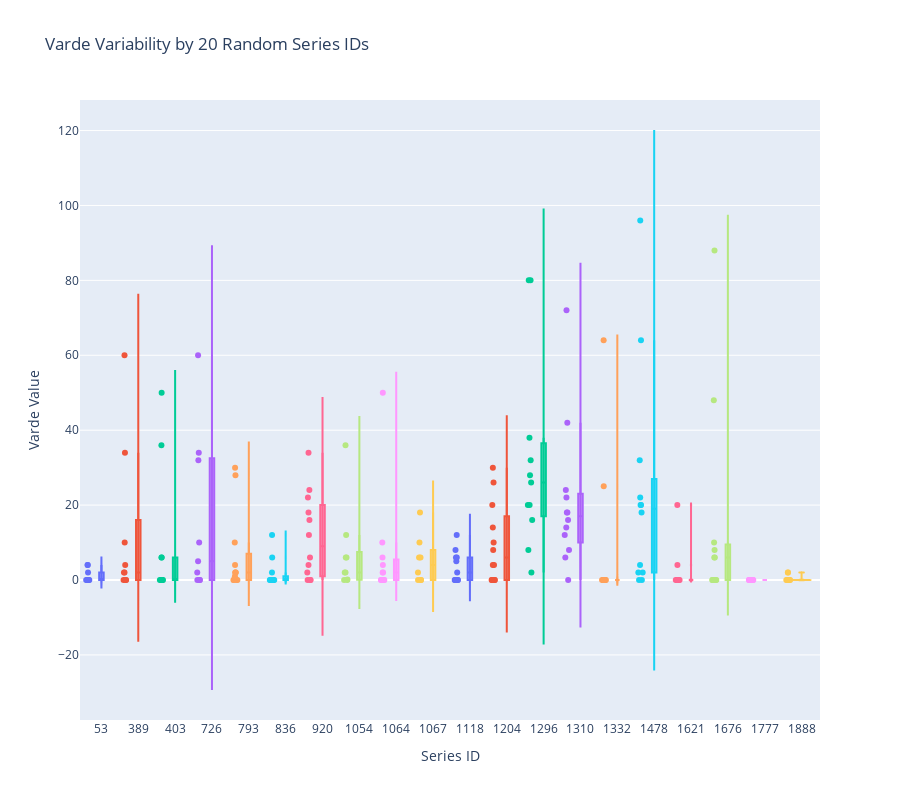

Notebook code cell kept with this figure:
### Code cell
import pandas as pd
import plotly.express as px
import numpy as np

# Load your dataset
# df = pd.read_csv("your_data.csv")  # Uncomment if loading from a file

# Ensure Series_id is treated as a string
df['Series_id'] = df['Series_id'].astype(str)

# Select 20 random unique Series IDs
random_series_ids = np.random.choice(df['Series_id'].unique(), size=20, replace=False)

# Filter the dataframe to only include selected Series IDs
df_subset = df[df['Series_id'].isin(random_series_ids)]

# Create violin plot
fig = px.violin(
    df_subset, 
    x="Series_id",  # Each Series ID is a separate category
    y="varde",       # varde determines vertical spread
    box=True,        # Show box plot inside violin for more detail
    points="all",    # Show all individual data points
    title="Varde Variability by 20 Random Series IDs",
    labels={"varde": "Varde Value", "Series_id": "Series ID"},
    color="Series_id",  # Different colors for each Series ID,
)

# Improve layout
fig.update_layout(
    height=800,
    xaxis=dict(type="category", tickmode="linear"),  # Ensure discrete x-axis
    showlegend=False
)

fig.show()

### Figure 1 — Plotly figure (JSON) as saved in the notebook; plotly's stock layout.template omitted (floating-point values rounded to 4 significant figures)
{"data": [{"alignmentgroup": "True", "box": {"visible": true}, "hovertemplate": "Series ID=%{x}<br>Varde Value=%{y}<extra></extra>", "legendgroup": "53", "marker": {"color": "#636efa"}, "name": "53", "offsetgroup": "53", "orientation": "v", "points": "all", "scalegroup": "True", "showlegend": true, "type": "violin", "x": ["53", "53", "53", "53", "53", "53", "53", "53", "53", "53"], "x0": " ", "xaxis": "x", "y": [4, 4, 2, 0, 0, 0, 0, 0, 0, 0], "y0": " ", "yaxis": "y"}, {"alignmentgroup": "True", "box": {"visible": true}, "hovertemplate": "Series ID=%{x}<br>Varde Value=%{y}<extra></extra>", "legendgroup": "389", "marker": {"color": "#EF553B"}, "name": "389", "offsetgroup": "389", "orientation": "v", "points": "all", "scalegroup": "True", "showlegend": true, "type": "violin", "x": ["389", "389", "389", "389", "389", "389", "389", "389", "389"], "x0": " ", "xaxis": "x", "y": [10, 2, 2, 0, 0, 0, 4, 60, 34], "y0": " ", "yaxis": "y"}, {"alignmentgroup": "True", "box": {"visible": true}, "hovertemplate": "Series ID=%{x}<br>Varde Value=%{y}<extra></extra>", "legendgroup": "403", "marker": {"color": "#00cc96"}, "name": "403", "offsetgroup": "403", "orientation": "v", "points": "all", "scalegroup": "True", "showlegend": true, "type": "violin", "x": ["403", "403", "403", "403", "403", "403", "403", "403", "403", "403", "403"], "x0": " ", "xaxis": "x", "y": [50, 36, 6, 6, 0, 0, 0, 0, 0, 0, 0], "y0": " ", "yaxis": "y"}, {"alignmentgroup": "True", "box": {"visible": true}, "hovertemplate": "Series ID=%{x}<br>Varde Value=%{y}<extra></extra>", "legendgroup": "726", "marker": {"color": "#ab63fa"}, "name": "726", "offsetgroup": "726", "orientation": "v", "points": "all", "scalegroup": "True", "showlegend": true, "type": "violin", "x": ["726", "726", "726", "726", "726", "726", "726", "726", "726"], "x0": " ", "xaxis": "x", "y": [32, 34, 5, 60, 0, 10, 0, 2, 0], "y0": " ", "yaxis": "y"}, {"alignmentgroup": "True", "box": {"visible": true}, "hovertemplate": "Series ID=%{x}<br>Varde Value=%{y}<extra></extra>", "legendgroup": "793", "marker": {"color": "#FFA15A"}, "name": "793", "offsetgroup": "793", "orientation": "v", "points": "all", "scalegroup": "True", "showlegend": true, "type": "violin", "x": ["793", "793", "793", "793", "793", "793", "793", "793", "793", "793", "793", "793"], "x0": " ", "xaxis": "x", "y": [1, 10, 0, 2, 2, 2, 0, 0, 0.01, 4, 28, 30], "y0": " ", "yaxis": "y"}, {"alignmentgroup": "True", "box": {"visible": true}, "hovertemplate": "Series ID=%{x}<br>Varde Value=%{y}<extra></extra>", "legendgroup": "836", "marker": {"color": "#19d3f3"}, "name": "836", "offsetgroup": "836", "orientation": "v", "points": "all", "scalegroup": "True", "showlegend": true, "type": "violin", "x": ["836", "836", "836", "836", "836", "836", "836", "836", "836", "836", "836", "836"], "x0": " ", "xaxis": "x", "y": [0, 0, 12, 6, 0, 0, 0, 0, 2, 0, 0, 0], "y0": " ", "yaxis": "y"}, {"alignmentgroup": "True", "box": {"visible": true}, "hovertemplate": "Series ID=%{x}<br>Varde Value=%{y}<extra></extra>", "legendgroup": "920", "marker": {"color": "#FF6692"}, "name": "920", "offsetgroup": "920", "orientation": "v", "points": "all", "scalegroup": "True", "showlegend": true, "type": "violin", "x": ["920", "920", "920", "920", "920", "920", "920", "920", "920", "920", "920", "920"], "x0": " ", "xaxis": "x", "y": [4, 6, 16, 18, 34, 24, 22, 12, 2, 0, 0, 0], "y0": " ", "yaxis": "y"}, {"alignmentgroup": "True", "box": {"visible": true}, "hovertemplate": "Series ID=%{x}<br>Varde Value=%{y}<extra></extra>", "legendgroup": "1054", "marker": {"color": "#B6E880"}, "name": "1054", "offsetgroup": "1054", "orientation": "v", "points": "all", "scalegroup": "True", "showlegend": true, "type": "violin", "x": ["1054", "1054", "1054", "1054", "1054", "1054", "1054", "1054", "1054"], "x0": " ", "xaxis": "x", "y": [0.01, 0.01, 2, 2, 12, 0.12, 36, 6, 6], "y0": " ", "yaxis": "y"}, {"alignmentgroup": "True", "box": {"visible": true}, "hovertemplate": "Series ID=%{x}<br>Varde Value=%{y}<extra></extra>", "legendgroup": "1064", "marker": {"color": "#FF97FF"}, "name": "1064", "offsetgroup": "1064", "orientation": "v", "points": "all", "scalegroup": "True", "showlegend": true, "type": "violin", "x": ["1064", "1064", "1064", "1064", "1064", "1064", "1064", "1064", "1064", "1064", "1064"], "x0": " ", "xaxis": "x", "y": [0, 0, 0, 0, 2, 0, 4, 2, 50, 6, 10], "y0": " ", "yaxis": "y"}, {"alignmentgroup": "True", "box": {"visible": true}, "hovertemplate": "Series ID=%{x}<br>Varde Value=%{y}<extra></extra>", "legendgroup": "1067", "marker": {"color": "#FECB52"}, "name": "1067", "offsetgroup": "1067", "orientation": "v", "points": "all", "scalegroup": "True", "showlegend": true, "type": "violin", "x": ["1067", "1067", "1067", "1067", "1067", "1067", "1067", "1067"], "x0": " ", "xaxis": "x", "y": [6, 18, 10, 6, 0.01, 0.01, 2, 0.01], "y0": " ", "yaxis": "y"}, {"alignmentgroup": "True", "box": {"visible": true}, "hovertemplate": "Series ID=%{x}<br>Varde Value=%{y}<extra></extra>", "legendgroup": "1118", "marker": {"color": "#636efa"}, "name": "1118", "offsetgroup": "1118", "orientation": "v", "points": "all", "scalegroup": "True", "showlegend": true, "type": "violin", "x": ["1118", "1118", "1118", "1118", "1118", "1118", "1118", "1118", "1118", "1118", "1118"], "x0": " ", "xaxis": "x", "y": [2, 12, 6, 0.01, 0.01, 0.01, 0.01, 0.01, 6, 8, 5], "y0": " ", "yaxis": "y"}, {"alignmentgroup": "True", "box": {"visible": true}, "hovertemplate": "Series ID=%{x}<br>Varde Value=%{y}<extra></extra>", "legendgroup": "1204", "marker": {"color": "#EF553B"}, "name": "1204", "offsetgroup": "1204", "orientation": "v", "points": "all", "scalegroup": "True", "showlegend": true, "type": "violin", "x": ["1204", "1204", "1204", "1204", "1204", "1204", "1204", "1204", "1204", "1204", "1204", "1204"], "x0": " ", "xaxis": "x", "y": [4, 20, 30, 26, 10, 8, 0, 0, 0, 0, 14, 4], "y0": " ", "yaxis": "y"}, {"alignmentgroup": "True", "box": {"visible": true}, "hovertemplate": "Series ID=%{x}<br>Varde Value=%{y}<extra></extra>", "legendgroup": "1296", "marker": {"color": "#00cc96"}, "name": "1296", "offsetgroup": "1296", "orientation": "v", "points": "all", "scalegroup": "True", "showlegend": true, "type": "violin", "x": ["1296", "1296", "1296", "1296", "1296", "1296", "1296", "1296", "1296", "1296", "1296"], "x0": " ", "xaxis": "x", "y": [8, 26, 38, 80, 80, 20, 32, 28, 16, 2, 20], "y0": " ", "yaxis": "y"}, {"alignmentgroup": "True", "box": {"visible": true}, "hovertemplate": "Series ID=%{x}<br>Varde Value=%{y}<extra></extra>", "legendgroup": "1310", "marker": {"color": "#ab63fa"}, "name": "1310", "offsetgroup": "1310", "orientation": "v", "points": "all", "scalegroup": "True", "showlegend": true, "type": "violin", "x": ["1310", "1310", "1310", "1310", "1310", "1310", "1310", "1310", "1310", "1310", "1310", "1310"], "x0": " ", "xaxis": "x", "y": [72, 12, 16, 18, 8, 6, 0, 42, 18, 14, 22, 24], "y0": " ", "yaxis": "y"}, {"alignmentgroup": "True", "box": {"visible": true}, "hovertemplate": "Series ID=%{x}<br>Varde Value=%{y}<extra></extra>", "legendgroup": "1332", "marker": {"color": "#FFA15A"}, "name": "1332", "offsetgroup": "1332", "orientation": "v", "points": "all", "scalegroup": "True", "showlegend": true, "type": "violin", "x": ["1332", "1332", "1332", "1332", "1332", "1332", "1332", "1332", "1332", "1332"], "x0": " ", "xaxis": "x", "y": [25, 64, 0, 0, 0, 0, 0, 0, 0, 0], "y0": " ", "yaxis": "y"}, {"alignmentgroup": "True", "box": {"visible": true}, "hovertemplate": "Series ID=%{x}<br>Varde Value=%{y}<extra></extra>", "legendgroup": "1478", "marker": {"color": "#19d3f3"}, "name": "1478", "offsetgroup": "1478", "orientation": "v", "points": "all", "scalegroup": "True", "showlegend": true, "type": "violin", "x": ["1478", "1478", "1478", "1478", "1478", "1478", "1478", "1478", "1478", "1478", "1478", "1478"], "x0": " ", "xaxis": "x", "y": [20, 20, 2, 0, 0, 2, 4, 22, 64, 96, 32, 18], "y0": " ", "yaxis": "y"}, {"alignmentgroup": "True", "box": {"visible": true}, "hovertemplate": "Series ID=%{x}<br>Varde Value=%{y}<extra></extra>", "legendgroup": "1621", "marker": {"color": "#FF6692"}, "name": "1621", "offsetgroup": "1621", "orientation": "v", "points": "all", "scalegroup": "True", "showlegend": true, "type": "violin", "x": ["1621", "1621", "1621", "1621", "1621", "1621", "1621", "1621", "1621", "1621"], "x0": " ", "xaxis": "x", "y": [0, 0, 0, 0, 20, 4, 0, 0, 0, 0], "y0": " ", "yaxis": "y"}, {"alignmentgroup": "True", "box": {"visible": true}, "hovertemplate": "Series ID=%{x}<br>Varde Value=%{y}<extra></extra>", "legendgroup": "1676", "marker": {"color": "#B6E880"}, "name": "1676", "offsetgroup": "1676", "orientation": "v", "points": "all", "scalegroup": "True", "showlegend": true, "type": "violin", "x": ["1676", "1676", "1676", "1676", "1676", "1676", "1676", "1676", "1676", "1676", "1676"], "x0": " ", "xaxis": "x", "y": [6, 8, 0, 0, 0.01, 0.01, 0, 10, 48, 88, 6], "y0": " ", "yaxis": "y"}, {"alignmentgroup": "True", "box": {"visible": true}, "hovertemplate": "Series ID=%{x}<br>Varde Value=%{y}<extra></extra>", "legendgroup": "1777", "marker": {"color": "#FF97FF"}, "name": "1777", "offsetgroup": "1777", "orientation": "v", "points": "all", "scalegroup": "True", "showlegend": true, "type": "violin", "x": ["1777", "1777", "1777", "1777", "1777", "1777", "1777", "1777", "1777", "1777", "1777", "1777"], "x0": " ", "xaxis": "x", "y": [0, 0, 0, 0, 0, 0, 0, 0, 0, 0, 0, 0], "y0": " ", "yaxis": "y"}, {"alignmentgroup": "True", "box": {"visible": true}, "hovertemplate": "Series ID=%{x}<br>Varde Value=%{y}<extra></extra>", "legendgroup": "1888", "marker": {"color": "#FECB52"}, "name": "1888", "offsetgroup": "1888", "orientation": "v", "points": "all", "scalegroup": "True", "showlegend": true, "type": "violin", "x": ["1888", "1888", "1888", "1888", "1888", "1888", "1888", "1888", "1888", "1888"], "x0": " ", "xaxis": "x", "y": [0.01, 0, 0, 0, 0, 0, 0, 0, 2, 2], "y0": " ", "yaxis": "y"}], "layout": {"height": 800, "legend": {"title": {"text": "Series ID"}, "tracegroupgap": 0}, "showlegend": false, "title": {"text": "Varde Variability by 20 Random Series IDs"}, "violinmode": "overlay", "xaxis": {"anchor": "y", "categoryarray": ["53", "389", "403", "726", "793", "836", "920", "1054", "1064", "1067", "1118", "1204", "1296", "1310", "1332", "1478", "1621", "1676", "1777", "1888"], "categoryorder": "array", "domain": [0, 1], "tickmode": "linear", "title": {"text": "Series ID"}, "type": "category"}, "yaxis": {"anchor": "x", "domain": [0, 1], "title": {"text": "Varde Value"}}}}
